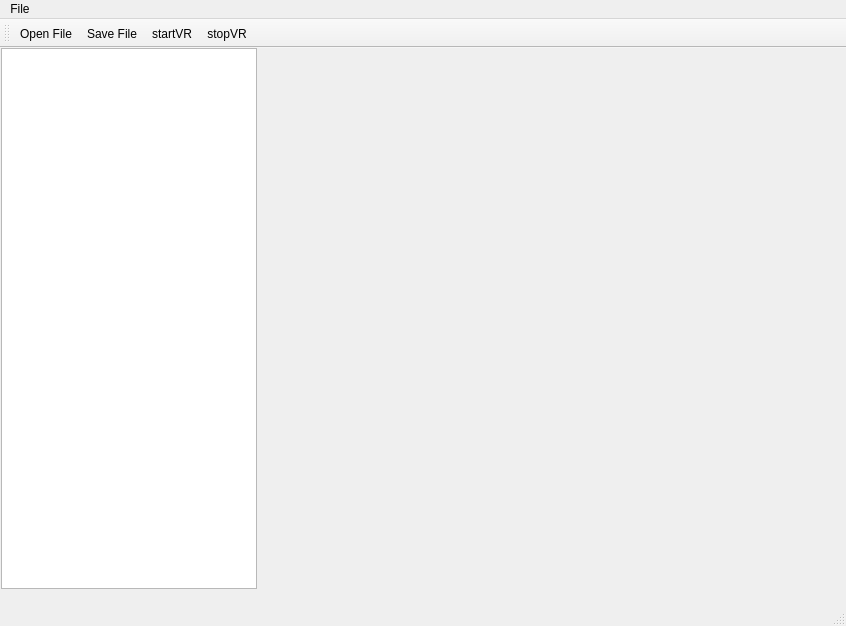
<?xml version="1.0" encoding="UTF-8"?>
<ui version="4.0">
 <class>MainWindow</class>
 <widget class="QMainWindow" name="MainWindow">
  <property name="geometry">
   <rect>
    <x>0</x>
    <y>0</y>
    <width>846</width>
    <height>626</height>
   </rect>
  </property>
  <property name="windowTitle">
   <string>MainWindow</string>
  </property>
  <widget class="QWidget" name="centralwidget">
   <widget class="QWidget" name="layoutWidget">
    <property name="geometry">
     <rect>
      <x>0</x>
      <y>0</y>
      <width>258</width>
      <height>541</height>
     </rect>
    </property>
    <layout class="QHBoxLayout" name="horizontalLayout">
     <item>
      <widget class="QTreeView" name="treeView">
       <property name="sizePolicy">
        <sizepolicy hsizetype="Fixed" vsizetype="Expanding">
         <horstretch>0</horstretch>
         <verstretch>0</verstretch>
        </sizepolicy>
       </property>
       <property name="contextMenuPolicy">
        <enum>Qt::ActionsContextMenu</enum>
       </property>
      </widget>
     </item>
    </layout>
   </widget>
   <widget class="QWidget" name="layoutWidget">
    <property name="geometry">
     <rect>
      <x>0</x>
      <y>0</y>
      <width>100</width>
      <height>30</height>
     </rect>
    </property>
    <layout class="QHBoxLayout" name="horizontalLayout_2"/>
   </widget>
   <widget class="QVTKOpenGLNativeWidget" name="widget" native="true">
    <property name="geometry">
     <rect>
      <x>260</x>
      <y>0</y>
      <width>551</width>
      <height>541</height>
     </rect>
    </property>
   </widget>
  </widget>
  <widget class="QStatusBar" name="statusbar"/>
  <widget class="QMenuBar" name="menuBar">
   <property name="geometry">
    <rect>
     <x>0</x>
     <y>0</y>
     <width>846</width>
     <height>26</height>
    </rect>
   </property>
   <widget class="QMenu" name="menuFile">
    <property name="title">
     <string>File</string>
    </property>
    <addaction name="actionOpen_File"/>
    <addaction name="actionSave_File"/>
    <addaction name="actionstart_VR"/>
    <addaction name="actionstop_VR"/>
   </widget>
   <addaction name="menuFile"/>
  </widget>
  <widget class="QToolBar" name="toolBar">
   <property name="windowTitle">
    <string>toolBar</string>
   </property>
   <attribute name="toolBarArea">
    <enum>TopToolBarArea</enum>
   </attribute>
   <attribute name="toolBarBreak">
    <bool>false</bool>
   </attribute>
   <addaction name="actionOpen_File"/>
   <addaction name="actionSave_File"/>
   <addaction name="actionstart_VR"/>
   <addaction name="actionstop_VR"/>
  </widget>
  <action name="actionOpen_File">
   <property name="icon">
    <iconset resource="icons.qrc">
     <normaloff>:/Icons/Icons/fileopen.png</normaloff>:/Icons/Icons/fileopen.png</iconset>
   </property>
   <property name="text">
    <string>Open File</string>
   </property>
  </action>
  <action name="actionSave_File">
   <property name="icon">
    <iconset resource="icons.qrc">
     <normaloff>:/Icons/Icons/filesave.png</normaloff>:/Icons/Icons/filesave.png</iconset>
   </property>
   <property name="text">
    <string>Save File</string>
   </property>
  </action>
  <action name="actionstart_VR">
   <property name="icon">
    <iconset resource="icons.qrc">
     <normaloff>:/Icons/Icons/startVR.png</normaloff>:/Icons/Icons/startVR.png</iconset>
   </property>
   <property name="text">
    <string>startVR</string>
   </property>
  </action>
  <action name="actionstop_VR">
   <property name="icon">
    <iconset resource="icons.qrc">
     <normaloff>:/Icons/Icons/stopVR.png</normaloff>:/Icons/Icons/stopVR.png</iconset>
   </property>
   <property name="text">
    <string>stopVR</string>
   </property>
  </action>
 </widget>
 <customwidgets>
  <customwidget>
   <class>QVTKOpenGLNativeWidget</class>
   <extends>QWidget</extends>
   <header>QVTKOpenGLNativeWidget.h</header>
   <container>1</container>
  </customwidget>
 </customwidgets>
 <resources>
  <include location="icons.qrc"/>
 </resources>
 <connections/>
</ui>
